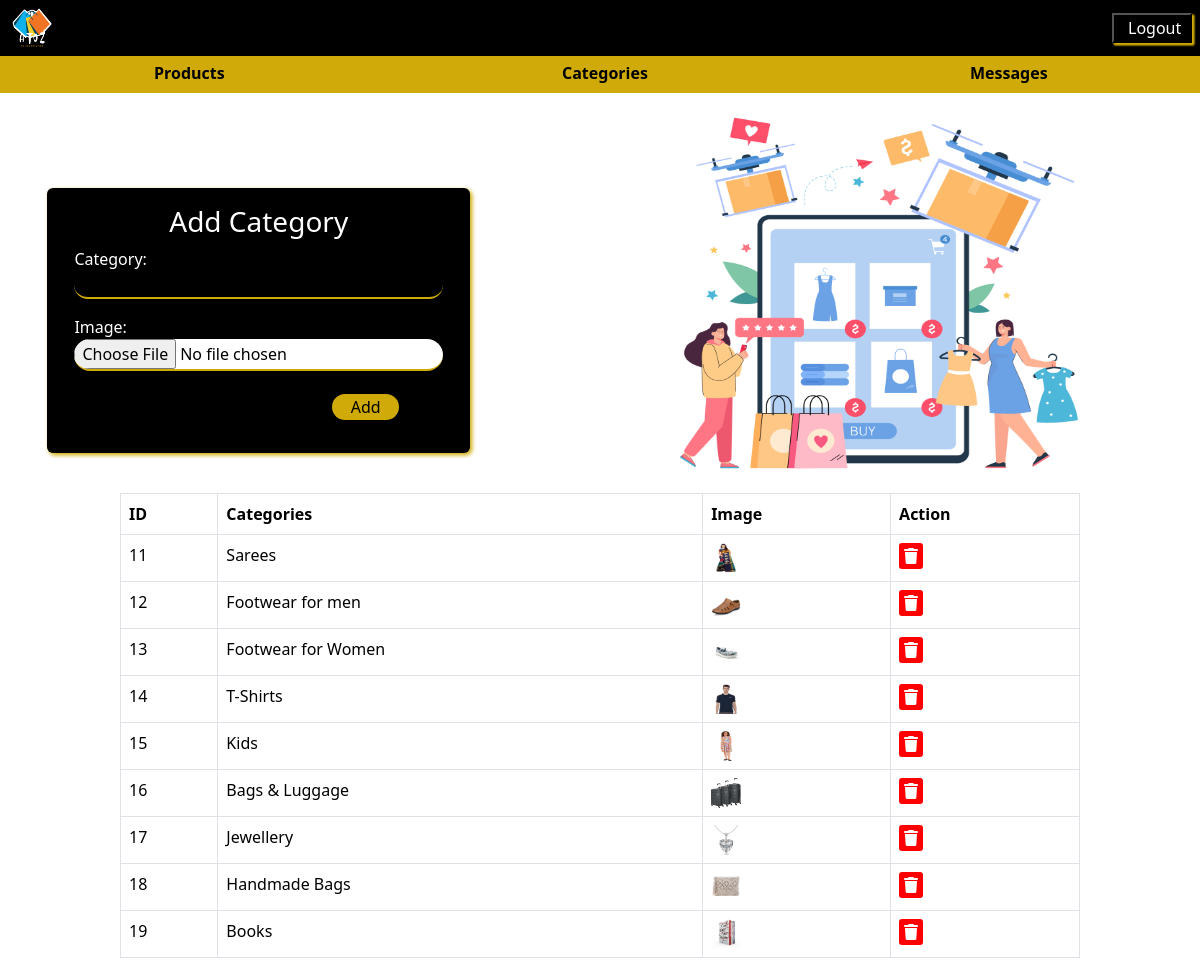
Before: /add_category/ with the older database file.
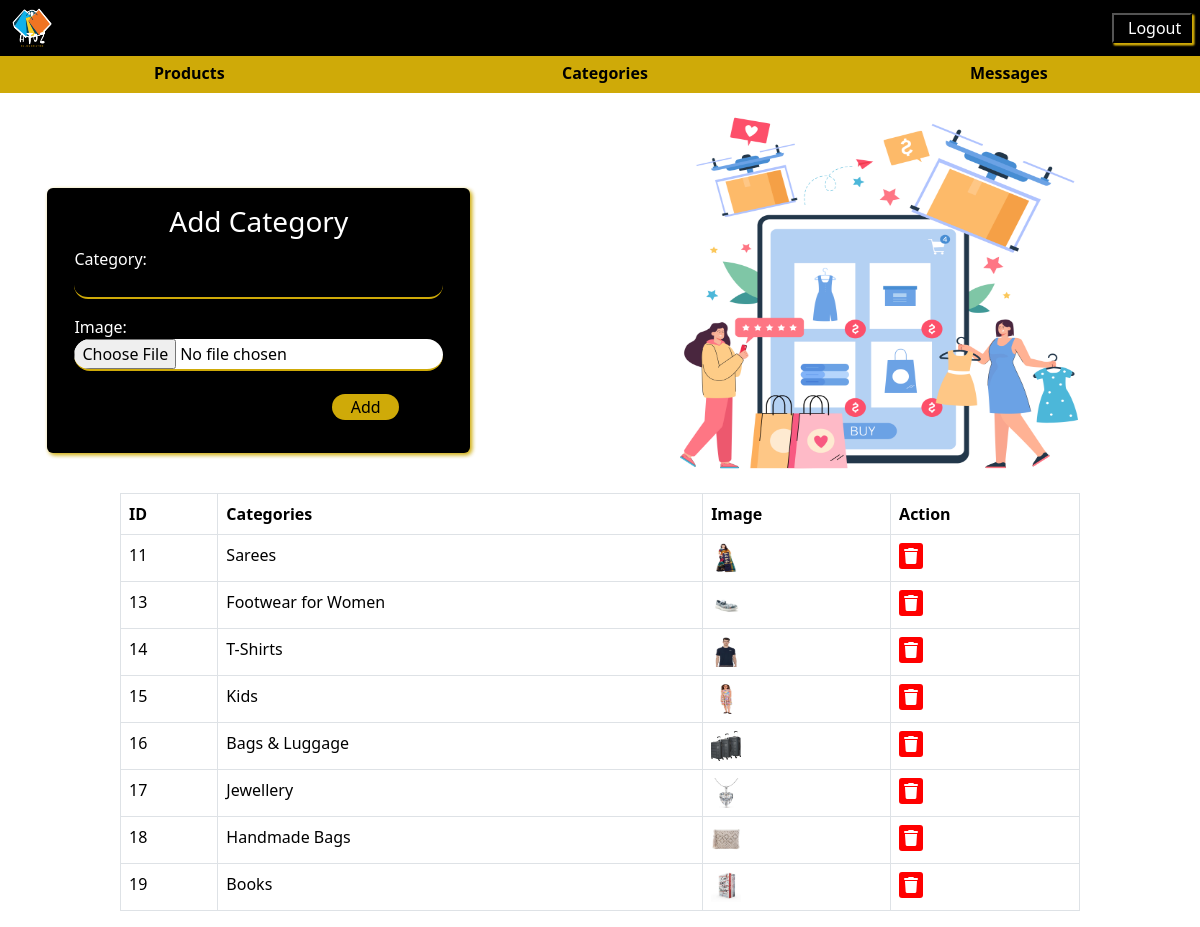
After: the same page with the newer database file.
### allinone/models.py (models this page shows)
class AdminCategory(models.Model):
    category = models.CharField(max_length=50, unique=True)
    image = models.ImageField(upload_to='images/',default='images/p1.jpg')

### allinone/views.py (the view, shortened to what this page needs)
# urls.py: path('add_category/', views.add_category, name='add_category'),
def add_category(request):
    context = {}
    categories = AdminCategory.objects.all()
    context['form'] = AdminCategoryForm
    context['categories'] = categories
    return render(request, 'AddCategory.html', context)

### allinone/templates/AddCategory.html (shortened to what this page needs)
<!DOCTYPE html>
<html lang="en">
<head>
    <link href="https://cdn.jsdelivr.net/npm/bootstrap@5.3.2/dist/css/bootstrap.min.css" rel="stylesheet"
>
    <link rel="stylesheet" href="https://cdnjs.cloudflare.com/ajax/libs/font-awesome/6.0.0/css/all.min.css">
</head>
<body>
    <nav class="navbar navbar-expand-lg d-flex flex-row bg-black fixed-top">
        <div class="container-fluid justify-content-start">
            {% load static %}
            <img src="{% static 'images/atoz.png' %}" class="wpic"></p>
        </div>
        <ul class="navbar-nav collapse navbar-collapse" id="navbarText">
            <li class="nav-item mx-2">
                <button  class="logout"><a class="nav-link active" id="logbtn" href="/adminlogin/" onclick="logout()">Logout</a></button>
            </li>
        </ul>
    </nav>
    <div class="btmdiv">
        <div class="btmnav">
            <div class="row">
                <div class="col-4 productbtn">
                    <a href="/admin_list/"><button class="upperbtn">Products</button></a>
                </div>
                <div class="col-4 productbtn">
                    <a href="/add_category/"><button class="upperbtn">Categories</button></a>
                </div>
                <div class="col-4 productbtn">
                    <a href="/message_list/"><button class="upperbtn">Messages</button></a>
                </div>
            </div>
        </div>
    </div>
    <div class="row">
        <div class="col-6">
            <div class="loginbox">
                <div class="card align-items-center iside">
                    <div class="card-body">
                        <h3 class="mx-3">Add Category</h3>
                        <form method="post" enctype="multipart/form-data">
                            {{ form.as_p }}
                            <div class="sign">
                                <button type="submit" class="signbtn" id="signup">Add</button>
                            </div>
                        </form>
                    </div>
                </div>
            </div>
        </div>
        <div class="col-6">
            <div class="container rside">
                <div class="imgpic">
                    {% load static %}
                    <img src="{% static 'images/category.jpg' %}" class="wbtmpic">
                </div>
            </div>
        </div>
    </div>
    <table class="table table-bordered">
        <thead>
            <tr>
                <th>ID</th>
                <th>Categories</th>
                <th>Image</th>
                <th>Action</th>
            </tr>
        </thead>
        <tbody>
            {% for category in categories %}
                <tr>
                    <td>{{ category.id }}</td>
                    <td>{{ category.category }}</td>
                    <td><img src="{{ category.image.url }}" class="catimage" alt="..."></td>
                    <td>
                        <a href="/delete_category/{{category.id}}" onclick="deletebtn()">
                            <i class="fa fa-trash"></i>
                        </a>
                    </td>
                </tr>
            {% endfor %}
        </tbody>
    </table>
</body>
</html>

Changed rows visible on the page:
removed AdminCategory: id "12", category "Footwear for men", image (picture)
